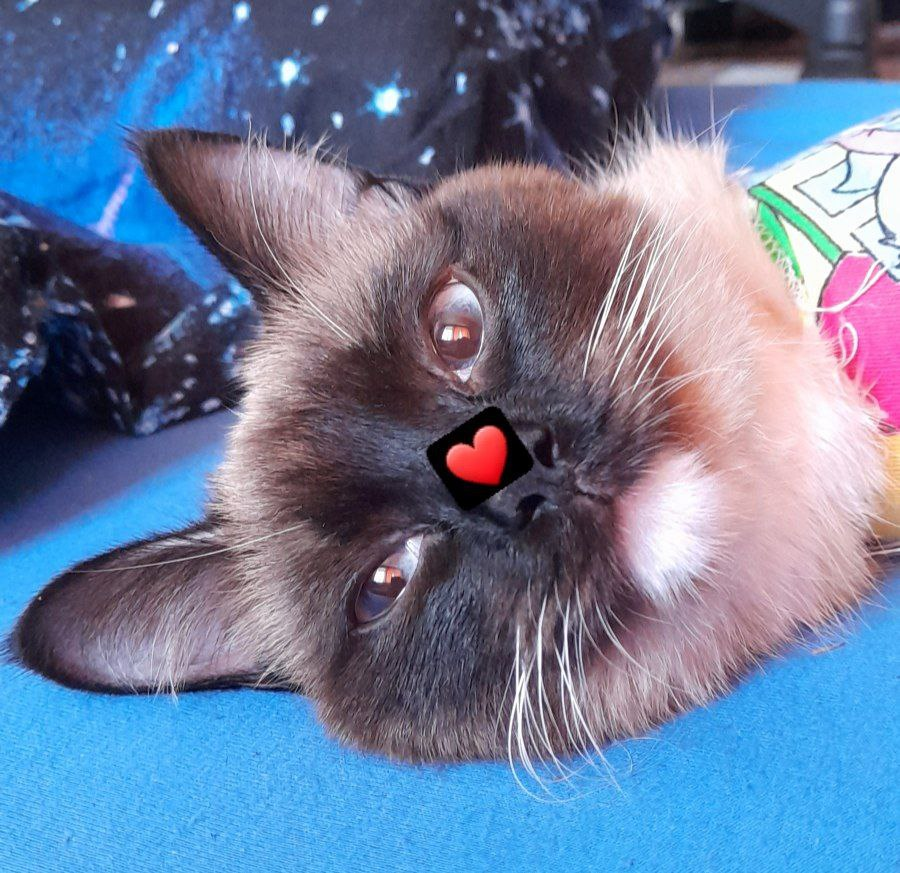
#> input picture images/eva_luf.jpg, 900 x 873 px; its folder holds only this picture in this run
$ python html_generator.py
#> lines starting #> are read from the running program, lines starting #| are printed output that depends on the picture
### convert.py
import os
from typing import Optional

import numpy as np
from PIL import Image

from brightness_levels import get_symbols, read_sorted_mapping


def resize_image(
        image: Image.Image,
        target_width: Optional[int] = None,
        target_height: Optional[int] = None
) -> Image.Image:
    width, height = image.size
    if target_width or target_height:
        if target_width:
            target_height = int(height * target_width / width)
        elif target_height:
            target_width = int(width * target_height / height)

        return image.resize((target_width, target_height))
    return image


def convert_brightness(
        image: Image.Image,
        sorted_brightness_config: Optional[list[tuple[float, str]]] = None,
        target_width: Optional[int] = None,
        target_height: Optional[int] = None
) -> list[str]:
    if not sorted_brightness_config:
        sorted_brightness_config = read_sorted_mapping(
            os.path.join("precomputed_mappings", "mean.json")
        )

    grayscale_image = Image.new("L", image.size)
    grayscale_image.paste(image, (0, 0))

    grayscale_image = resize_image(grayscale_image, target_width, target_height)

    array = np.array(grayscale_image) / 255.0
    height, width = array.shape

    symbols = get_symbols(array.reshape(-1), sorted_brightness_config)

    return [symbols[i * width: (i + 1) * width] for i in range(height)]


def convert_brightness_rgb(
        image: Image.Image,
        sorted_brightness_config: Optional[list[tuple[float, str]]] = None,
        target_width: Optional[int] = None,
        target_height: Optional[int] = None
) -> tuple[list[str], list[list[tuple[int, int, int]]]]:
    image = resize_image(image, target_width, target_height)
    image_ascii = convert_brightness(image, sorted_brightness_config)

    image_rgb = Image.new("RGB", image.size)
    image_rgb.paste(image)
    colors = np.array(image_rgb).tolist()

    return image_ascii, colors


# [9 lines left out: function convert_folder, not called in this run]


# [2 lines that do not run on import are left out]

### brightness_levels.py
import json
import numpy as np


def read_sorted_mapping(path: str) -> list[tuple[float, str]]:
    with open(path) as f:
        mapping = json.load(f)

    return sorted(
        [(brightness, symbol) for symbol, brightness in mapping.items()],
        key=lambda t: t[0]
    )


def get_symbols(
        brightness_array: list[float],
        sorted_brightness_mapping: list[tuple[float, str]]
) -> str:
    brightness = np.array(brightness_array)  # (n, )
    mapping_keys = np.array([k for k, _ in sorted_brightness_mapping])  # (k, )

    # absolute distance, (n, k)
    differences = np.abs(np.subtract.outer(brightness, mapping_keys))
    min_indices = np.argmin(differences, axis=1)

    return "".join(sorted_brightness_mapping[i][1] for i in min_indices)

### html_generator.py
import os

from PIL import Image

from convert import convert_brightness_rgb


def generate_tag(
        ascii_image: list[str]
) -> str:
    tag_value = "\n".join(
        "".join(
            f"<span>{symbol}</span>"
            for symbol in ascii_line
        )
        for ascii_line in ascii_image
    )
    return f"<pre>{tag_value}</pre>"


def generate_tag_rgb(
        ascii_image: list[str],
        colors: list[list[tuple[int, int, int]]]
) -> str:
    def _convert_symbol(symbol: str, color: tuple[int, int, int]) -> str:
        color = f"#{color[0]:02x}{color[1]:02x}{color[2]:02x}"
        return f'<span style="color:{color};">{symbol}</span>'

    tag_value = "\n".join(
        "".join(
            _convert_symbol(ascii_value, color_value)
            for ascii_value, color_value in zip(ascii_line, colors_line)
        )
        for ascii_line, colors_line in zip(ascii_image, colors)
    )

    return f"<pre>{tag_value}</pre>"


def get_styles(
        line_height: float = 0.8,
        background_color: str = "black",
        color: str = "white"
) -> str:
    return f"pre {{ line-height: {line_height}; background-color: {background_color}; color: {color}; }}"


def convert_folder(folder: str):
#> called with folder = 'images'
    for image_name in filter(
            lambda name: name.split(".")[-1] in ["jpg", "png"],
            os.listdir(folder)
    ):
        image = Image.open(os.path.join(folder, image_name))
#> image is the input picture: PIL image 900x873 RGB; mean R, G, B 108.7, 123.9, 154.3
        ascii_image, colors_image = convert_brightness_rgb(image, target_width=64)
#> in resize_image, `return image.resize((target_width, target_height))`:
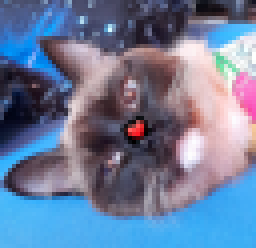
#> returned value: PIL image 64x62 RGB (shown 4 times larger); mean R, G, B 108.7, 123.9, 154.3
#> (reads precomputed_mappings/mean.json from the repository)
#> in convert_brightness, `grayscale_image = Image.new("L", image.size)`: grayscale_image: PIL image 64x62 L; every value is 0
#> in convert_brightness, `grayscale_image.paste(image, (0, 0))`:
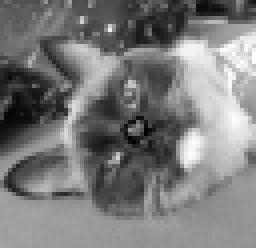
#> grayscale_image: PIL image 64x62 L (shown 4 times larger); min 0, max 255, mean 122.8
#> in get_symbols, `brightness = np.array(brightness_array)`: brightness = 3968 values, max 1 at index 1209, min 0 at index 2273, mean 0.482
#> in get_symbols, `min_indices = np.argmin(differences, axis=1)`: min_indices = 3968 values, max 92 at index 895, min 0 at index 1731, mean 58.62
#> in convert_brightness_rgb, `image_ascii = convert_brightness(image, sorted_brightness_config)`: image_ascii = 62 items
#> in convert_brightness_rgb, `image_rgb = Image.new("RGB", image.size)`: image_rgb: PIL image 64x62 RGB; every value is 0
#> ascii_image = 62 items; colors_image = 62 items
        styles = get_styles()
        html_template = "<html><head><style>{styles}</style></head><body>{pre_tag}</body></html>"

        with open(os.path.join(folder, f"{image_name}_colors.html"), "w+") as f:
            pre_tag = generate_tag_rgb(ascii_image, colors_image)
            f.write(html_template.format(styles=styles, pre_tag=pre_tag))

        with open(os.path.join(folder, f"{image_name}_wb.html"), "w+") as f:
            pre_tag = generate_tag(ascii_image)
            f.write(html_template.format(styles=styles, pre_tag=pre_tag))


if __name__ == '__main__':
    convert_folder("images")
